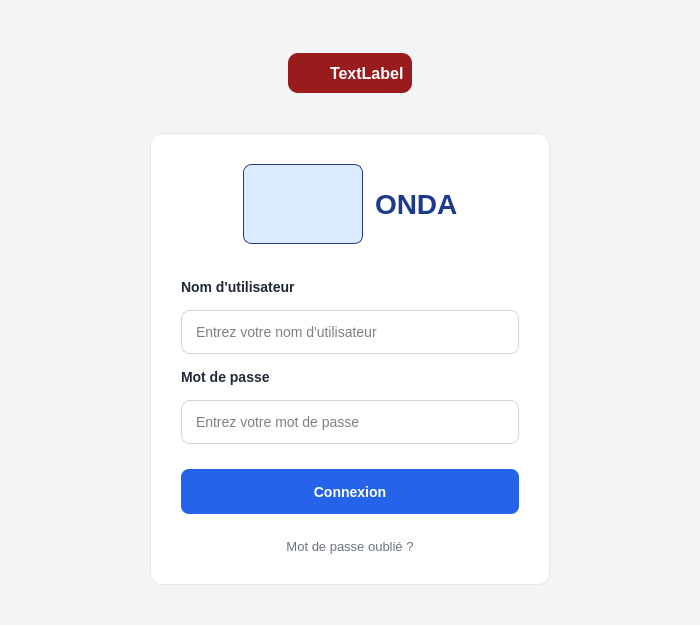
<?xml version="1.0" encoding="UTF-8"?>
<ui version="4.0">
 <class>MainWindow</class>
 <widget class="QMainWindow" name="MainWindow">
  <property name="windowModality">
   <enum>Qt::WindowModality::NonModal</enum>
  </property>
  <property name="geometry">
   <rect>
    <x>0</x>
    <y>0</y>
    <width>700</width>
    <height>625</height>
   </rect>
  </property>
  <property name="maximumSize">
   <size>
    <width>700</width>
    <height>625</height>
   </size>
  </property>
  <property name="windowTitle">
   <string>ONDA | Connexion à la supervision VHF</string>
  </property>
  <property name="styleSheet">
   <string notr="true">/* --- Style Global --- */
QMainWindow {
	background-color: #f3f4f6; /* Arrière-plan gris clair */
	font-family: Inter, sans-serif;
}

/* --- Style du formulaire de connexion --- */
QFrame#loginFrame {
	background-color: white;
	border: 1px solid #e5e7eb;
	border-radius: 12px;
}

/* --- Style des labels --- */
QLabel#label_username, QLabel#label_password {
	font-size: 14px;
	font-weight: bold;
	color: #1f2937;
}

/* --- Style des champs de saisie --- */
QLineEdit {
	padding: 12px;
	border: 1px solid #d1d5db;
	border-radius: 8px;
	font-size: 14px;
	background-color: #ffffff;
}

QLineEdit:focus {
	border: 2px solid #2563eb; /* Bordure bleue lors de la sélection */
}

/* --- Style du bouton de connexion --- */
QPushButton#loginButton {
	background-color: #2563eb; /* Bleu */
	color: white;
	padding: 12px;
	border: none;
	border-radius: 8px;
	font-size: 14px;
	font-weight: bold;
}

QPushButton#loginButton:hover {
	background-color: #1d4ed8; /* Bleu plus foncé au survol */
}

/* --- Style du Button 'Mot de passe oublié' --- */
QPushButton#forgotButton {
	font-size: 13px;
	color: #6b7281; /* Gris */
	border: none;
}

QPushButton#forgotButton:hover {
	color: #1d4ed8; /* Bleu au survol */
}

/* --- Style du logo texte 'ONDA' --- */
QLabel#logoText {
	font-size: 28px;
	font-weight: 800; /* Extra bold */
	color: #1e3a8a; /* Bleu foncé */
}</string>
  </property>
  <widget class="QWidget" name="centralwidget">
   <layout class="QVBoxLayout" name="verticalLayout_3">
    <property name="spacing">
     <number>0</number>
    </property>
    <property name="leftMargin">
     <number>0</number>
    </property>
    <property name="topMargin">
     <number>0</number>
    </property>
    <property name="rightMargin">
     <number>0</number>
    </property>
    <property name="bottomMargin">
     <number>0</number>
    </property>
    <item>
     <spacer name="verticalSpacer_5">
      <property name="orientation">
       <enum>Qt::Orientation::Vertical</enum>
      </property>
      <property name="sizeHint" stdset="0">
       <size>
        <width>20</width>
        <height>40</height>
       </size>
      </property>
     </spacer>
    </item>
    <item alignment="Qt::AlignmentFlag::AlignHCenter">
     <widget class="QFrame" name="frame">
      <property name="maximumSize">
       <size>
        <width>480</width>
        <height>16777215</height>
       </size>
      </property>
      <property name="styleSheet">
       <string notr="true">width: 1120px; 
height: 74px; 
background-color: #991B1B;
border-radius: 10px;</string>
      </property>
      <property name="frameShape">
       <enum>QFrame::Shape::NoFrame</enum>
      </property>
      <property name="frameShadow">
       <enum>QFrame::Shadow::Plain</enum>
      </property>
      <layout class="QHBoxLayout" name="horizontalLayout_2">
       <property name="spacing">
        <number>10</number>
       </property>
       <property name="leftMargin">
        <number>8</number>
       </property>
       <property name="topMargin">
        <number>8</number>
       </property>
       <property name="rightMargin">
        <number>8</number>
       </property>
       <property name="bottomMargin">
        <number>8</number>
       </property>
       <item>
        <widget class="QLabel" name="label_2">
         <property name="minimumSize">
          <size>
           <width>24</width>
           <height>24</height>
          </size>
         </property>
         <property name="maximumSize">
          <size>
           <width>24</width>
           <height>24</height>
          </size>
         </property>
         <property name="text">
          <string/>
         </property>
         <property name="pixmap">
          <pixmap resource="../../assets/icons.qrc">:/icons/icons/exclamation-circle.svg</pixmap>
         </property>
        </widget>
       </item>
       <item>
        <widget class="QLabel" name="label">
         <property name="styleSheet">
          <string notr="true">font-size: 16px; 
font-weight: 500; 
color: #FFFFFF;</string>
         </property>
         <property name="text">
          <string>TextLabel</string>
         </property>
        </widget>
       </item>
      </layout>
     </widget>
    </item>
    <item>
     <widget class="QWidget" name="mainContent" native="true">
      <layout class="QHBoxLayout" name="horizontalLayout">
       <property name="leftMargin">
        <number>0</number>
       </property>
       <property name="topMargin">
        <number>0</number>
       </property>
       <property name="rightMargin">
        <number>0</number>
       </property>
       <property name="bottomMargin">
        <number>0</number>
       </property>
       <item>
        <spacer name="horizontalSpacer">
         <property name="orientation">
          <enum>Qt::Orientation::Horizontal</enum>
         </property>
         <property name="sizeHint" stdset="0">
          <size>
           <width>40</width>
           <height>20</height>
          </size>
         </property>
        </spacer>
       </item>
       <item>
        <layout class="QVBoxLayout" name="verticalLayout_2">
         <item>
          <spacer name="verticalSpacer">
           <property name="orientation">
            <enum>Qt::Orientation::Vertical</enum>
           </property>
           <property name="sizeHint" stdset="0">
            <size>
             <width>20</width>
             <height>40</height>
            </size>
           </property>
          </spacer>
         </item>
         <item>
          <widget class="QFrame" name="loginFrame">
           <property name="minimumSize">
            <size>
             <width>400</width>
             <height>0</height>
            </size>
           </property>
           <property name="maximumSize">
            <size>
             <width>400</width>
             <height>16777215</height>
            </size>
           </property>
           <property name="frameShape">
            <enum>QFrame::Shape::StyledPanel</enum>
           </property>
           <property name="frameShadow">
            <enum>QFrame::Shadow::Raised</enum>
           </property>
           <layout class="QVBoxLayout" name="verticalLayout">
            <property name="spacing">
             <number>15</number>
            </property>
            <property name="leftMargin">
             <number>30</number>
            </property>
            <property name="topMargin">
             <number>30</number>
            </property>
            <property name="rightMargin">
             <number>30</number>
            </property>
            <property name="bottomMargin">
             <number>30</number>
            </property>
            <item>
             <layout class="QHBoxLayout" name="logoLayout">
              <property name="spacing">
               <number>12</number>
              </property>
              <property name="topMargin">
               <number>0</number>
              </property>
              <property name="bottomMargin">
               <number>20</number>
              </property>
              <item>
               <spacer name="logoHorizontalSpacer_Left">
                <property name="orientation">
                 <enum>Qt::Orientation::Horizontal</enum>
                </property>
                <property name="sizeHint" stdset="0">
                 <size>
                  <width>40</width>
                  <height>20</height>
                 </size>
                </property>
               </spacer>
              </item>
              <item>
               <widget class="QLabel" name="logoImage">
                <property name="sizePolicy">
                 <sizepolicy hsizetype="Ignored" vsizetype="Ignored">
                  <horstretch>120</horstretch>
                  <verstretch>80</verstretch>
                 </sizepolicy>
                </property>
                <property name="minimumSize">
                 <size>
                  <width>120</width>
                  <height>80</height>
                 </size>
                </property>
                <property name="maximumSize">
                 <size>
                  <width>120</width>
                  <height>80</height>
                 </size>
                </property>
                <property name="styleSheet">
                 <string notr="true">background-color: #DBEAFE; /* Placeholder color */
border: 1px solid #1E3A8A;
border-radius: 8px;</string>
                </property>
                <property name="text">
                 <string/>
                </property>
                <property name="pixmap">
                 <pixmap resource="../../assets/icons.qrc">:/images/logo_onda.png</pixmap>
                </property>
                <property name="scaledContents">
                 <bool>true</bool>
                </property>
                <property name="alignment">
                 <set>Qt::AlignmentFlag::AlignCenter</set>
                </property>
               </widget>
              </item>
              <item>
               <widget class="QLabel" name="logoText">
                <property name="text">
                 <string>ONDA</string>
                </property>
               </widget>
              </item>
              <item>
               <spacer name="logoHorizontalSpacer_Right">
                <property name="orientation">
                 <enum>Qt::Orientation::Horizontal</enum>
                </property>
                <property name="sizeHint" stdset="0">
                 <size>
                  <width>40</width>
                  <height>20</height>
                 </size>
                </property>
               </spacer>
              </item>
             </layout>
            </item>
            <item>
             <widget class="QLabel" name="label_username">
              <property name="text">
               <string>Nom d'utilisateur</string>
              </property>
             </widget>
            </item>
            <item>
             <widget class="QLineEdit" name="usernameLineEdit">
              <property name="placeholderText">
               <string>Entrez votre nom d'utilisateur</string>
              </property>
             </widget>
            </item>
            <item>
             <widget class="QLabel" name="label_password">
              <property name="text">
               <string>Mot de passe</string>
              </property>
             </widget>
            </item>
            <item>
             <widget class="QLineEdit" name="passwordLineEdit">
              <property name="echoMode">
               <enum>QLineEdit::EchoMode::Password</enum>
              </property>
              <property name="placeholderText">
               <string>Entrez votre mot de passe</string>
              </property>
             </widget>
            </item>
            <item>
             <spacer name="verticalSpacer_3">
              <property name="orientation">
               <enum>Qt::Orientation::Vertical</enum>
              </property>
              <property name="sizeType">
               <enum>QSizePolicy::Policy::Fixed</enum>
              </property>
              <property name="sizeHint" stdset="0">
               <size>
                <width>20</width>
                <height>10</height>
               </size>
              </property>
             </spacer>
            </item>
            <item>
             <widget class="QPushButton" name="loginButton">
              <property name="minimumSize">
               <size>
                <width>0</width>
                <height>45</height>
               </size>
              </property>
              <property name="cursor">
               <cursorShape>PointingHandCursor</cursorShape>
              </property>
              <property name="text">
               <string>Connexion</string>
              </property>
             </widget>
            </item>
            <item>
             <spacer name="verticalSpacer_4">
              <property name="orientation">
               <enum>Qt::Orientation::Vertical</enum>
              </property>
              <property name="sizeType">
               <enum>QSizePolicy::Policy::Fixed</enum>
              </property>
              <property name="sizeHint" stdset="0">
               <size>
                <width>20</width>
                <height>10</height>
               </size>
              </property>
             </spacer>
            </item>
            <item>
             <widget class="QPushButton" name="forgotButton">
              <property name="cursor">
               <cursorShape>PointingHandCursor</cursorShape>
              </property>
              <property name="text">
               <string>Mot de passe oublié ?</string>
              </property>
             </widget>
            </item>
           </layout>
          </widget>
         </item>
         <item>
          <spacer name="verticalSpacer_2">
           <property name="orientation">
            <enum>Qt::Orientation::Vertical</enum>
           </property>
           <property name="sizeHint" stdset="0">
            <size>
             <width>20</width>
             <height>40</height>
            </size>
           </property>
          </spacer>
         </item>
        </layout>
       </item>
       <item>
        <spacer name="horizontalSpacer_2">
         <property name="orientation">
          <enum>Qt::Orientation::Horizontal</enum>
         </property>
         <property name="sizeHint" stdset="0">
          <size>
           <width>40</width>
           <height>20</height>
          </size>
         </property>
        </spacer>
       </item>
      </layout>
     </widget>
    </item>
   </layout>
  </widget>
 </widget>
 <resources>
  <include location="../../assets/icons.qrc"/>
 </resources>
 <connections/>
</ui>
